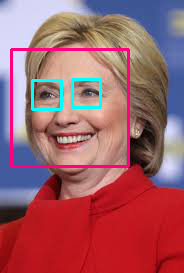
#> input picture Face_and_eye_detection_Hillary.png, 184 x 273 px, given in place of the camera
$ jupyter execute 'Live Sketch.ipynb'   (text cells are left out)
#> lines starting #> are read from the running program, lines starting #| are printed output that depends on the picture
#> further down, frame is the input picture: shape (273, 184, 3); mean B, G, R 105.4, 95.6, 159.8
[cell 1]
import cv2
import numpy as np

# Our sketch generating function
def sketch(image):
    # Converting image to grayscale
    img_gray = cv2.cvtColor(image, cv2.COLOR_BGR2GRAY)
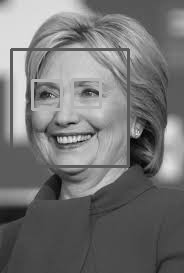
#> img_gray: shape (273, 184); min 3, max 237, mean 115.9

    # Clean up image using Guassian Blur
    img_gray_blur = cv2.GaussianBlur(img_gray, (5,5), 0)
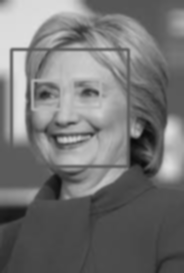
#> img_gray_blur: shape (273, 184); min 10, max 224, mean 115.9

    # Extract edges of the image
    canny_edges = cv2.Canny(img_gray_blur, 10, 70)
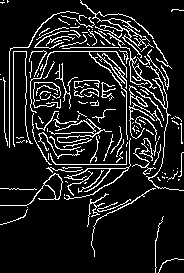
#> canny_edges: shape (273, 184); 12% white in thin lines or dots

    # Do an invert binarize the image
    ret, mask = cv2.threshold(canny_edges, 70, 255, cv2.THRESH_BINARY_INV)
#> mask: shape (273, 184); 88% white; black in thin lines or dots
    return mask


# Initialize webcam, cap is the object provided by VideoCapture
# It contains a boolean indicating if it was sucessful (ret)
# It also contains the images collected from the webcam (frame)
cap = cv2.VideoCapture(0)

while True:
    ret, frame = cap.read()
    cv2.imshow('Our Live Sketcher', sketch(frame))
    if cv2.waitKey(1) == 13: #13 is the Enter Key
#> (key Esc is pressed here)
        break

# Release camera and close windows
cap.release()
cv2.destroyAllWindows()

$ run again, on Our Face and Eye Extractor.png
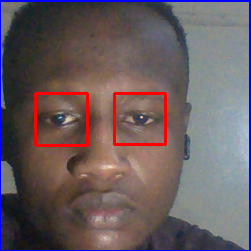
#> input picture Our Face and Eye Extractor.png, 251 x 251 px, given in place of the camera
#> frame is the input picture: shape (251, 251, 3); mean B, G, R 95.2, 92.4, 105.2
#> in sketch, `img_gray = cv2.cvtColor(image, cv2.COLOR_BGR2GRAY)`:
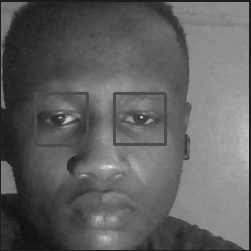
#> img_gray: shape (251, 251); min 15, max 236, mean 96.5
#> in sketch, `canny_edges = cv2.Canny(img_gray_blur, 10, 70)`:
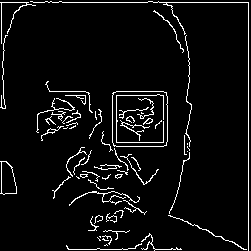
#> canny_edges: shape (251, 251); 5.4% white in thin lines or dots
#> mask: shape (251, 251); 94.6% white; black in thin lines or dots
